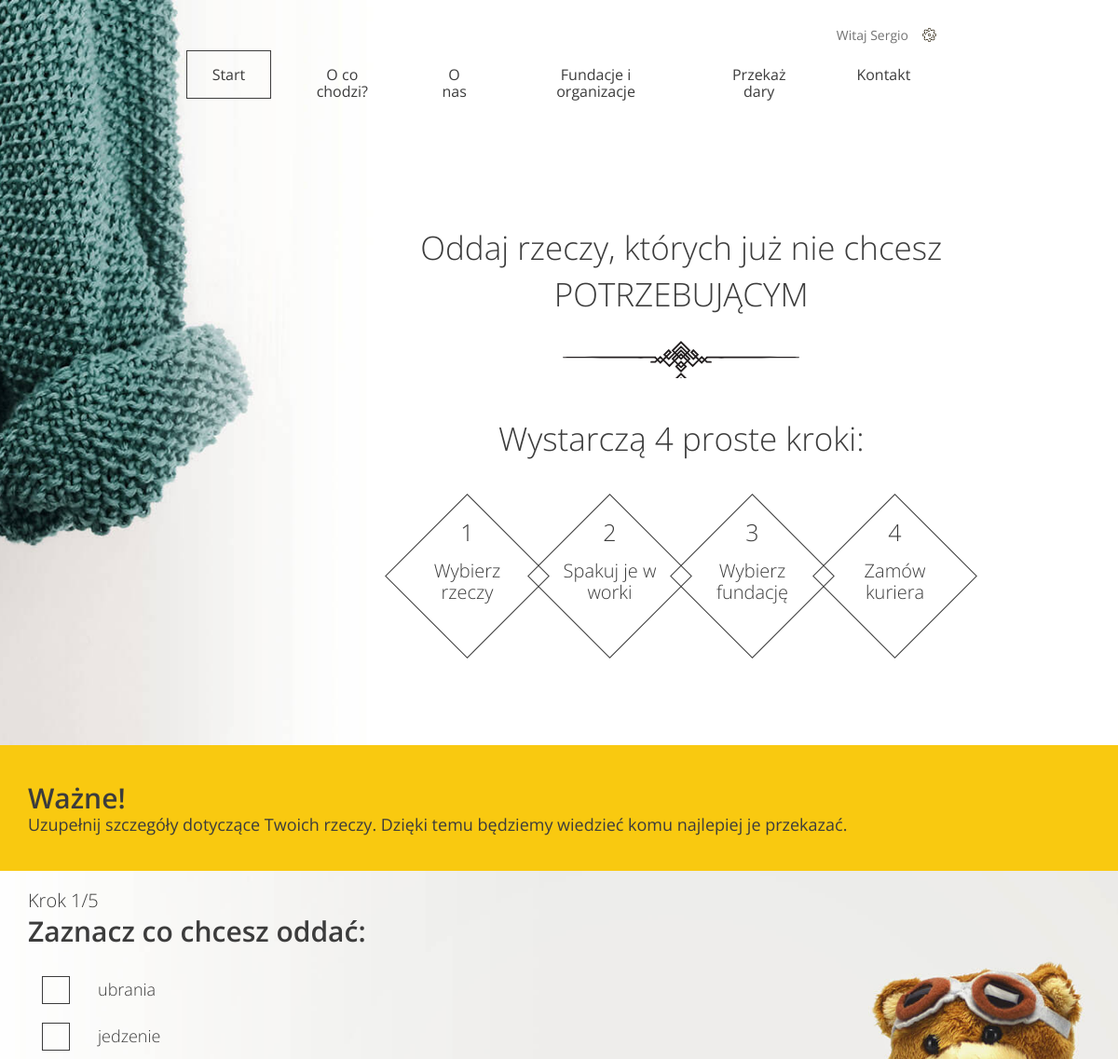
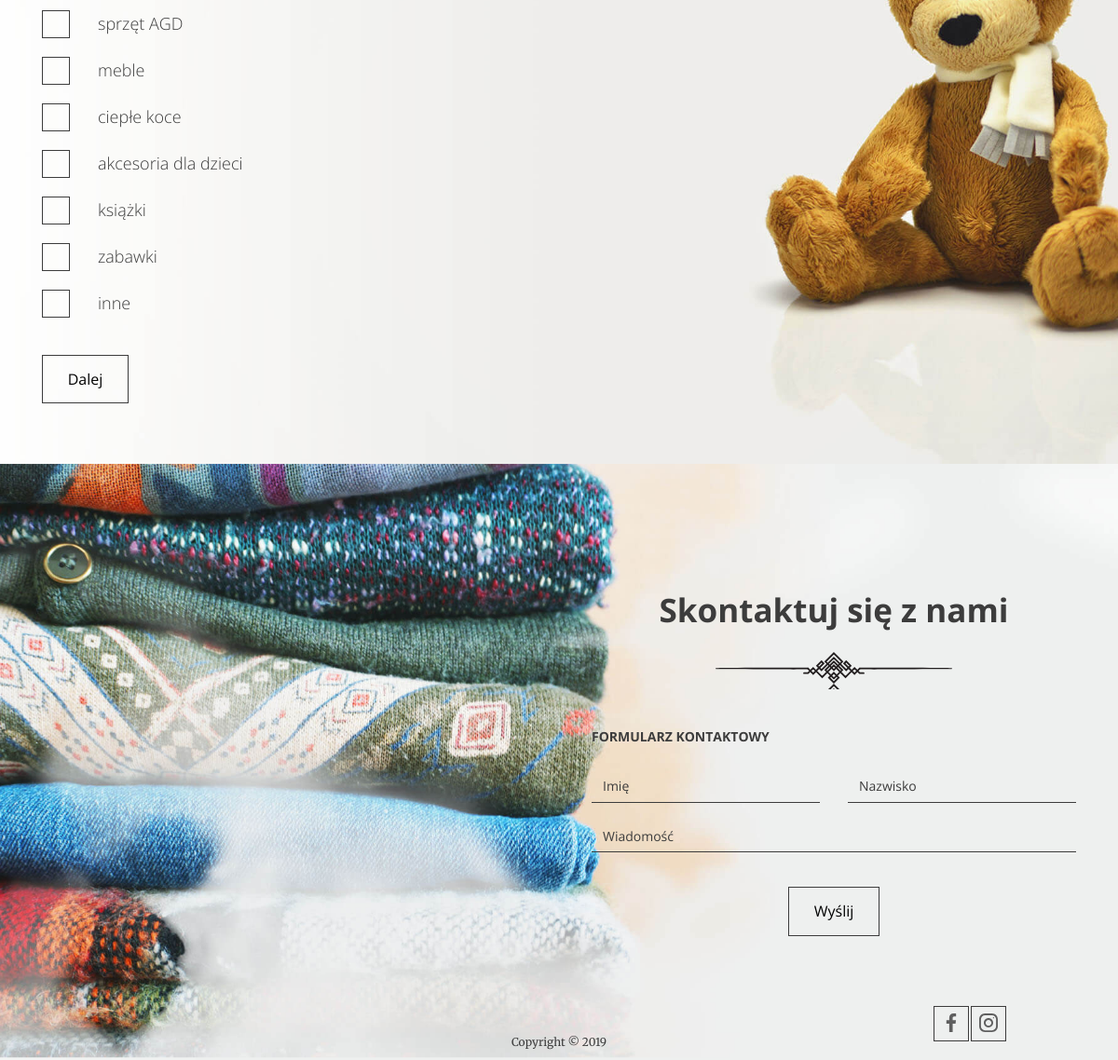
Page /giveAway/donate/ (signed in) on the committed database (2 pictures, top to bottom).
### accounts/models.py (models this page shows)
class Account(AbstractUser):
    username = None
    email = models.EmailField(_('email address'), unique=True)
    USERNAME_FIELD = 'email'
    REQUIRED_FIELDS = []
    objects = AccountManager()

class Category(models.Model):
    name = models.CharField(max_length=10)
    def __str__(self):
        return self.name

### giveAway/views.py (the view, shortened to what this page needs)
# urls.py: path('donate/', AddDonation.as_view(), name='donate'),
class AddDonation(View):
    def get(self, request):
        all_categories = Category.objects.all()
        all_institutions = Institution.objects.all()
        return render(request, 'form.html', {
            'all_categories': all_categories,
            'all_institutions': all_institutions,
        })

### templates/form.html (shortened to what this page needs)
{% extends 'base.html' %}
{% load static %}
{% block content %}
    <header class="header--form-page">
        <nav class="container container--70">
            <ul class="nav--actions">
                <li class="logged-user">
                    Witaj {{ user.first_name }}
                </li>
            </ul>
            {% include 'nav_bar.html' %}
        </nav>
        <div class="slogan container container--90">
            <div class="slogan--item">
                <h1>
                    Oddaj rzeczy, których już nie chcesz<br/>
                    <span class="uppercase">potrzebującym</span>
                </h1>
                <div class="slogan--steps">
                    <div class="slogan--steps-title">Wystarczą 4 proste kroki:</div>
                    <ul class="slogan--steps-boxes">
                      <li><div><em>1</em><span>Wybierz rzeczy</span></div></li>
                      <li><div><em>2</em><span>Spakuj je w worki</span></div></li>
                      <li><div><em>3</em><span>Wybierz fundację</span></div></li>
                      <li><div><em>4</em><span>Zamów kuriera</span></div></li>
                    </ul>
                </div>
            </div>
        </div>
    </header>
    <section class="form--steps">
        <div class="form--steps-instructions">
            <div class="form--steps-container">
              <h3>Ważne!</h3>
              <p data-step="1" class="active">
                Uzupełnij szczegóły dotyczące Twoich rzeczy. Dzięki temu będziemy
                wiedzieć komu najlepiej je przekazać.
              </p>
            </div>
        </div>
        <div class="form--steps-container">
            <div class="form--steps-counter">Krok <span>1</span>/5</div>
            <form id="donationform" method="post" action="{% url 'giveAway:confirmation' %}">
                <div data-step="1" class="active">
                    <h3>Zaznacz co chcesz oddać:</h3>
                    {% for category in all_categories %}
                        <div class="form-group form-group--checkbox">
                          <label>
                            <span class="checkbox"></span>
                            <span class="description">{{ category.name }}</span>
                          </label>
                        </div>
                    {% endfor %}
                    <div class="form-group form-group--buttons">
                      <button type="button" class="btn next-step">Dalej</button>
                    </div>
                </div>
            </form>
        </div>
    </section>
{% endblock %}

### rows in the picture
Account: first_name "Sergio"
Category: name "ubrania"
Category: name "jedzenie"
Category: name "sprzęt AGD"
Category: name "meble"
Category: name "ciepłe koce"
Category: name "akcesoria dla dzieci"
Category: name "książki"
Category: name "zabawki"
Category: name "inne"
